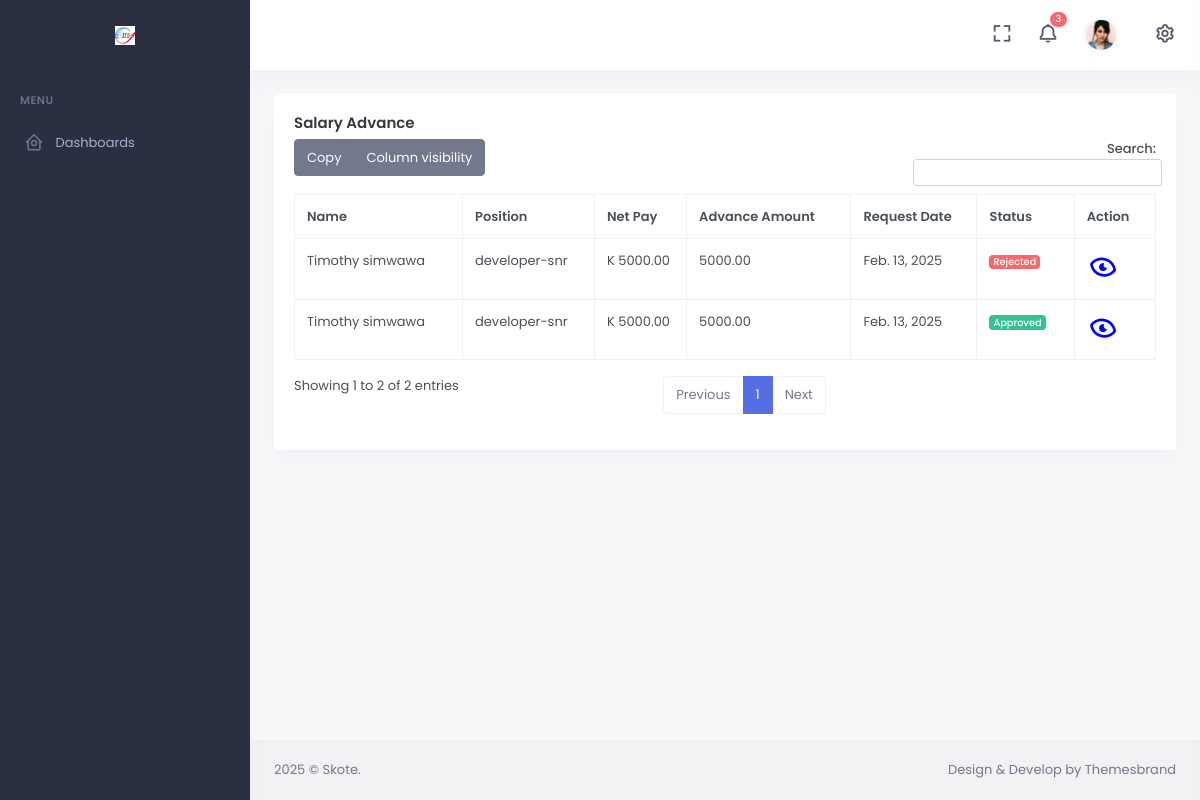
The page /all-salary-advance/ on the database as committed earlier.
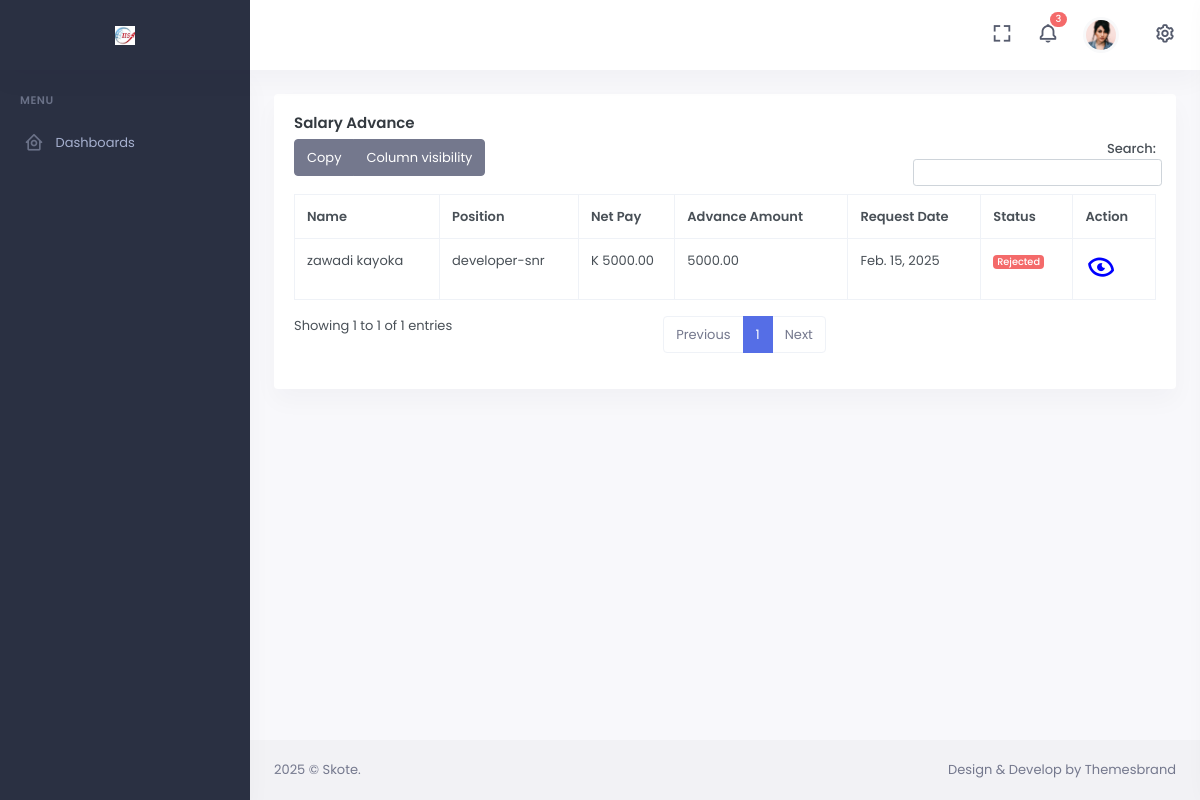
The same page on the database as committed later.
### base/models.py (models this page shows, shortened)
class SalaryAdvance(models.Model):
    employee = models.ForeignKey(Employee, on_delete=models.CASCADE)
    amount = models.DecimalField(max_digits=10, decimal_places=2)
    request_date = models.DateField(auto_now_add=True)
    reason = models.TextField(null=True, blank=True)
    approval_status_choices = [('pending', 'Pending'), ('approved', 'Approved'), ('rejected', 'Rejected')]
    approval_status = models.CharField(max_length=10, choices=approval_status_choices, default='pending')

class Employee(models.Model):
    user = models.OneToOneField(User, on_delete=models.CASCADE)
    first_name = models.CharField(max_length=100)
    middle_name = models.CharField(max_length=100, blank=True, null=True)
    email = models.CharField(max_length=100, blank=True, null=True)
    last_name = models.CharField(max_length=100)
    PROVINCE_CHOICES = [
        ('Central', 'Central'),
        ('Copperbelt', 'Copperbelt'),
        ('Eastern', 'Eastern'),
        ('Luapula', 'Luapula'),
        ('Lusaka', 'Lusaka'),
        ('Muchinga', 'Muchinga'),
        ('Northern', 'Northern'),
        ('North-Western', 'North-Western'),
        ('Southern', 'Southern'),
        ('Western', 'Western'),
    ]
    province = models.CharField(max_length=50, choices=PROVINCE_CHOICES)
    city = models.CharField(max_length=100)
    phone_number = models.CharField(max_length=15)
    address = models.TextField()
    WORK_TYPE_CHOICES = [
        ('full-time', 'Full-Time'),
        ('part-time', 'Part-Time'),
        ('freelance', 'Freelance'),
        ('internship', 'Internship'),
    ]
    work_type = models.CharField(max_length=20, choices=WORK_TYPE_CHOICES)
    DEPARTMENT_CHOICES = [
        ('Human Resources', 'Human Resources'),
        ('Information Technology', 'Information Technology'),
        ('sales/marketing', 'Sales/Marketing'),
        ('Finance', 'Finance'),
        ('Engineering', 'Engineering'),
    ]
    department = models.CharField(max_length=50, choices=DEPARTMENT_CHOICES)
    POSITION_CHOICES = [
        ('Admin', 'Admin'),
        ('TDR', 'TDR'),
        ('developer-snr', 'Developer (Senior)'),
        ('developer-jrn', 'Developer (Junior)'),
        ('developer-intern', 'Developer (Intern)'),
        ('accountant', 'Accountant'),
    ]
    position = models.CharField(max_length=50, choices=POSITION_CHOICES)
    ROLE_CHOICES = [
        ('Admin', 'Admin'),
        ('HR', 'HR'),
        ('Accountant', 'Accountant'),
        ('Employee', 'Employee'),
    ]
    role = models.CharField(max_length=20, choices=ROLE_CHOICES, default="Employee")
    employee_id = models.CharField(max_length=20, unique=True)
    IDENTIFICATION_TYPE_CHOICES = [
        ('nrc', 'National Registration Card (NRC)'),
        ('passport', 'Passport'),
    ]
    identification_type = models.CharField(max_length=20, choices=IDENTIFICATION_TYPE_CHOICES, null=True, blank=True)
    identification_number = models.CharField(max_length=50, null=True, blank=True)
    id_front = models.ImageField(upload_to='employee_ids/fronts/')
    id_back = models.ImageField(upload_to='employee_ids/backs/')
    nhima_number = models.CharField(max_length=20, null=True, blank=True)
    ss_number = models.CharField(max_length=20, null=True, blank=True)
    t_pin = models.CharField(max_length=20, null=True, blank=True)
    profile_picture = models.ImageField(upload_to='employee_profile/pics', null=True, blank=True)

### frontend/views/admin_views.py (the view)
# urls.py: path('all-salary-advance/', salary_advance, name='salary_advance'),
def salary_advance(request):
    advances = SalaryAdvance.objects.all()
    context = {
        'advances': advances
    }
    return render(request, 'frontend/hrm/salary_advance.html', context)

### templates/frontend/hrm/salary_advance.html (shortened to what this page needs)
{% extends "base/base.html" %}
{% block content %}
<div class="page-content">
    <div class="container-fluid">
        <div class="row">
            <div class="col-12">
                <div class="card">
                    <div class="card-body">
                        <h4 class="card-title">Salary Advance</h4>
                        <table id="datatable-buttons" class="table table-bordered dt-responsive nowrap w-100">
                            <thead>
                                <tr>
                                    <th>Name</th>
                                    <th>Position</th>
                                    <th>Net Pay</th>
                                    <th>Advance Amount</th>
                                    <th>Request Date</th>
                                    <th>Status</th>
                                    <th>Action</th>
                                </tr>
                            </thead>
                            <tbody>
                                {% for advance in advances %}
                                <tr>
                                    <td>{{ advance.employee.first_name }} {{ advance.employee.last_name }}</td>
                                    <td>{{ advance.employee.position }}</td>
                                    <td>K 5000.00 </td>
                                    <td>{{ advance.amount }}</td>
                                    <td>{{ advance.request_date }}</td>
                                    <td>
                                        {% if advance.approval_status == "Approved" %}
                                            <span class="badge bg-success">{{ advance.approval_status }}</span>
                                        {% elif advance.approval_status == "Rejected" %}
                                            <span class="badge bg-danger">{{ advance.approval_status }}</span>
                                        {% elif advance.approval_status == "Pending" %}
                                            <span class="badge bg-warning text-dark">{{ advance.approval_status }}</span>
                                        {% else %}
                                            <span class="badge bg-secondary">{{ advance.approval_status }}</span>
                                        {% endif %}
                                    </td>
                                    <td>
                                        <a data-bs-toggle="modal" data-bs-target="#advanceModal{{ advance.id }}" style="text-decoration: none;">
                                            <i class="bx bx-show-alt" style="color: blue; font-size: 2rem; transform: rotate(15deg);"></i>
                                        </a>
                                    </td>
                                </tr>
                                {% endfor %}
                            </tbody>
                        </table>
                    </div>
                </div>
            </div>
        </div>
    </div>
</div>
{% endblock %}

### templates/base/base.html (shortened to what this page needs)
{% load static %}
<!doctype html>
<html lang="en">
    <head>
        <link href="https://cdn.jsdelivr.net/npm/boxicons/css/boxicons.min.css" rel="stylesheet">
        <link href="{% static 'assets/css/bootstrap.min.css' %}"  rel="stylesheet" type="text/css" />
        <link href="{% static 'assets/css/icons.min.css' %}" rel="stylesheet" type="text/css" />
        <link href="{% static 'assets/css/app.min.css' %}" rel="stylesheet" type="text/css" />
        <link href="{% static 'assets/libs/admin-resources/rwd-table/rwd-table.min.css' %}" rel="stylesheet" type="text/css" />
    </head>
    <body data-sidebar="dark">
        <div id="layout-wrapper">
            <header id="page-topbar">
                <div class="navbar-header">
                    <div class="d-flex">
                        <div class="navbar-brand-box">
                            <a href="index.html" class="logo logo-light">
                                <span class="logo-lg">
                                    <img src="{% static 'assets/logo/idphGt0wvq_logos.png' %}" alt="" height="19">
                                </span>
                            </a>
                        </div>
                        <button type="button" class="btn btn-sm px-3 font-size-16 header-item waves-effect" id="vertical-menu-btn">
                        </button>
                    </div>
                    <div class="d-flex">
                        <div class="dropdown d-none d-lg-inline-block ms-1">
                            <button type="button" class="btn header-item noti-icon waves-effect" data-bs-toggle="fullscreen">
                                <i class="bx bx-fullscreen"></i>
                            </button>
                        </div>
                        <div class="dropdown d-inline-block">
                            <button type="button" class="btn header-item noti-icon waves-effect" id="page-header-notifications-dropdown"
                            data-bs-toggle="dropdown" aria-haspopup="true" aria-expanded="false">
                                <i class="bx bx-bell bx-tada"></i>
                                <span class="badge bg-danger rounded-pill">3</span>
                            </button>
                        </div>
                        <div class="dropdown d-inline-block">
                            <button type="button" class="btn header-item waves-effect" id="page-header-user-dropdown"
                            data-bs-toggle="dropdown" aria-haspopup="true" aria-expanded="false">
                                <img class="rounded-circle header-profile-user" src="{% static 'assets/images/users/avatar-1.jpg' %}"
                                    alt="Header Avatar">
                            </button>
                        </div>
                        <div class="dropdown d-inline-block">
                            <button type="button" class="btn header-item noti-icon right-bar-toggle waves-effect">
                                <i class="bx bx-cog bx-spin"></i>
                            </button>
                        </div>
                    </div>
                </div>
            </header>
                <div class="vertical-menu">
                    <div data-simplebar class="h-100">
                        <div id="sidebar-menu">
                            <ul class="metismenu list-unstyled" id="side-menu">
                                <li class="menu-title" key="t-menu">Menu</li>
                                <li>
                                    <a href="javascript: void(0);" class="has-arrow waves-effect">
                                        <i class="bx bx-home-circle"></i>
                                        <span key="t-dashboards">Dashboards</span>
                                    </a>
                                </li>
                            </ul>
                        </div>
                    </div>
                </div>
            <div class="main-content">
                        {% block content %}
                        {% endblock content %}
            </div>
                <footer class="footer">
                    <div class="container-fluid">
                        <div class="row">
                            <div class="col-sm-6">
                                <script>document.write(new Date().getFullYear())</script> © Skote.
                            </div>
                            <div class="col-sm-6">
                                <div class="text-sm-end d-none d-sm-block">
                                    Design & Develop by Themesbrand
                                </div>
                            </div>
                        </div>
                    </div>
                </footer>
            </div>
    </body>
</html>

Rows that differ between the two databases and show on the page:
removed SalaryAdvance: employee.first_name "Timothy", employee.last_name "simwawa", employee.position "developer-snr", amount "5000.00", request_date "Feb. 13, 2025", approval_status "Rejected"
removed SalaryAdvance: employee.first_name "Timothy", employee.last_name "simwawa", employee.position "developer-snr", amount "5000.00", request_date "Feb. 13, 2025", approval_status "Approved"
added SalaryAdvance: employee.first_name "zawadi", employee.last_name "kayoka", employee.position "developer-snr", amount "5000.00", request_date "Feb. 15, 2025", approval_status "Rejected"
Other text that changed with them:
text written by a page script: "Copy Column visibility Search: Showing 1 to 2 of 2 entries Previous 1 Next" → "Copy Column visibility Search: Showing 1 to 1 of 1 entries Previous 1 Next"
